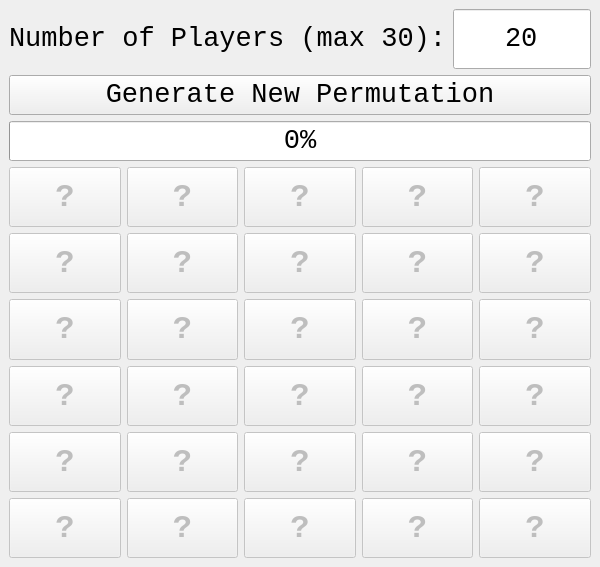
<?xml version="1.0" encoding="UTF-8"?>
<ui version="4.0">
 <class>MainWindow</class>
 <widget class="QMainWindow" name="MainWindow">
  <property name="geometry">
   <rect>
    <x>0</x>
    <y>0</y>
    <width>600</width>
    <height>567</height>
   </rect>
  </property>
  <property name="windowTitle">
   <string>Pick a Card</string>
  </property>
  <widget class="QWidget" name="centralwidget">
   <layout class="QGridLayout" name="gridLayout">
    <item row="0" column="0">
     <layout class="QVBoxLayout" name="verticalLayout">
      <item>
       <layout class="QHBoxLayout" name="horizontalLayout">
        <item>
         <widget class="QLabel" name="label">
          <property name="font">
           <font>
            <family>Consolas</family>
            <pointsize>20</pointsize>
           </font>
          </property>
          <property name="text">
           <string>Number of Players (max 30):</string>
          </property>
         </widget>
        </item>
        <item>
         <widget class="QLineEdit" name="lineEdit">
          <property name="sizePolicy">
           <sizepolicy hsizetype="Expanding" vsizetype="Minimum">
            <horstretch>0</horstretch>
            <verstretch>0</verstretch>
           </sizepolicy>
          </property>
          <property name="font">
           <font>
            <family>Consolas</family>
            <pointsize>20</pointsize>
           </font>
          </property>
          <property name="text">
           <string>20</string>
          </property>
          <property name="alignment">
           <set>Qt::AlignCenter</set>
          </property>
          <property name="placeholderText">
           <string/>
          </property>
         </widget>
        </item>
       </layout>
      </item>
      <item>
       <widget class="QPushButton" name="buttonGenerate">
        <property name="sizePolicy">
         <sizepolicy hsizetype="Minimum" vsizetype="Fixed">
          <horstretch>0</horstretch>
          <verstretch>0</verstretch>
         </sizepolicy>
        </property>
        <property name="font">
         <font>
          <family>Consolas</family>
          <pointsize>20</pointsize>
         </font>
        </property>
        <property name="text">
         <string>Generate New Permutation</string>
        </property>
        <property name="autoDefault">
         <bool>false</bool>
        </property>
        <property name="default">
         <bool>false</bool>
        </property>
        <property name="flat">
         <bool>false</bool>
        </property>
       </widget>
      </item>
      <item>
       <widget class="QProgressBar" name="progressBar">
        <property name="font">
         <font>
          <family>Consolas</family>
          <pointsize>20</pointsize>
         </font>
        </property>
        <property name="value">
         <number>0</number>
        </property>
       </widget>
      </item>
      <item>
       <layout class="QHBoxLayout" name="horizontalLayout_2">
        <item>
         <widget class="QPushButton" name="pushButton_1">
          <property name="enabled">
           <bool>false</bool>
          </property>
          <property name="sizePolicy">
           <sizepolicy hsizetype="Minimum" vsizetype="Minimum">
            <horstretch>0</horstretch>
            <verstretch>0</verstretch>
           </sizepolicy>
          </property>
          <property name="font">
           <font>
            <family>Consolas</family>
            <pointsize>24</pointsize>
            <weight>75</weight>
            <bold>true</bold>
           </font>
          </property>
          <property name="text">
           <string>?</string>
          </property>
         </widget>
        </item>
        <item>
         <widget class="QPushButton" name="pushButton_2">
          <property name="enabled">
           <bool>false</bool>
          </property>
          <property name="sizePolicy">
           <sizepolicy hsizetype="Minimum" vsizetype="Minimum">
            <horstretch>0</horstretch>
            <verstretch>0</verstretch>
           </sizepolicy>
          </property>
          <property name="font">
           <font>
            <family>Consolas</family>
            <pointsize>24</pointsize>
            <weight>75</weight>
            <bold>true</bold>
           </font>
          </property>
          <property name="text">
           <string>?</string>
          </property>
         </widget>
        </item>
        <item>
         <widget class="QPushButton" name="pushButton_3">
          <property name="enabled">
           <bool>false</bool>
          </property>
          <property name="sizePolicy">
           <sizepolicy hsizetype="Minimum" vsizetype="Minimum">
            <horstretch>0</horstretch>
            <verstretch>0</verstretch>
           </sizepolicy>
          </property>
          <property name="font">
           <font>
            <family>Consolas</family>
            <pointsize>24</pointsize>
            <weight>75</weight>
            <bold>true</bold>
           </font>
          </property>
          <property name="text">
           <string>?</string>
          </property>
         </widget>
        </item>
        <item>
         <widget class="QPushButton" name="pushButton_4">
          <property name="enabled">
           <bool>false</bool>
          </property>
          <property name="sizePolicy">
           <sizepolicy hsizetype="Minimum" vsizetype="Minimum">
            <horstretch>0</horstretch>
            <verstretch>0</verstretch>
           </sizepolicy>
          </property>
          <property name="font">
           <font>
            <family>Consolas</family>
            <pointsize>24</pointsize>
            <weight>75</weight>
            <bold>true</bold>
           </font>
          </property>
          <property name="text">
           <string>?</string>
          </property>
         </widget>
        </item>
        <item>
         <widget class="QPushButton" name="pushButton_5">
          <property name="enabled">
           <bool>false</bool>
          </property>
          <property name="sizePolicy">
           <sizepolicy hsizetype="Minimum" vsizetype="Minimum">
            <horstretch>0</horstretch>
            <verstretch>0</verstretch>
           </sizepolicy>
          </property>
          <property name="font">
           <font>
            <family>Consolas</family>
            <pointsize>24</pointsize>
            <weight>75</weight>
            <bold>true</bold>
           </font>
          </property>
          <property name="text">
           <string>?</string>
          </property>
         </widget>
        </item>
       </layout>
      </item>
      <item>
       <layout class="QHBoxLayout" name="horizontalLayout_3">
        <item>
         <widget class="QPushButton" name="pushButton_6">
          <property name="enabled">
           <bool>false</bool>
          </property>
          <property name="sizePolicy">
           <sizepolicy hsizetype="Minimum" vsizetype="Minimum">
            <horstretch>0</horstretch>
            <verstretch>0</verstretch>
           </sizepolicy>
          </property>
          <property name="font">
           <font>
            <family>Consolas</family>
            <pointsize>24</pointsize>
            <weight>75</weight>
            <bold>true</bold>
           </font>
          </property>
          <property name="text">
           <string>?</string>
          </property>
         </widget>
        </item>
        <item>
         <widget class="QPushButton" name="pushButton_7">
          <property name="enabled">
           <bool>false</bool>
          </property>
          <property name="sizePolicy">
           <sizepolicy hsizetype="Minimum" vsizetype="Minimum">
            <horstretch>0</horstretch>
            <verstretch>0</verstretch>
           </sizepolicy>
          </property>
          <property name="font">
           <font>
            <family>Consolas</family>
            <pointsize>24</pointsize>
            <weight>75</weight>
            <bold>true</bold>
           </font>
          </property>
          <property name="text">
           <string>?</string>
          </property>
         </widget>
        </item>
        <item>
         <widget class="QPushButton" name="pushButton_8">
          <property name="enabled">
           <bool>false</bool>
          </property>
          <property name="sizePolicy">
           <sizepolicy hsizetype="Minimum" vsizetype="Minimum">
            <horstretch>0</horstretch>
            <verstretch>0</verstretch>
           </sizepolicy>
          </property>
          <property name="font">
           <font>
            <family>Consolas</family>
            <pointsize>24</pointsize>
            <weight>75</weight>
            <bold>true</bold>
           </font>
          </property>
          <property name="text">
           <string>?</string>
          </property>
         </widget>
        </item>
        <item>
         <widget class="QPushButton" name="pushButton_9">
          <property name="enabled">
           <bool>false</bool>
          </property>
          <property name="sizePolicy">
           <sizepolicy hsizetype="Minimum" vsizetype="Minimum">
            <horstretch>0</horstretch>
            <verstretch>0</verstretch>
           </sizepolicy>
          </property>
          <property name="font">
           <font>
            <family>Consolas</family>
            <pointsize>24</pointsize>
            <weight>75</weight>
            <bold>true</bold>
           </font>
          </property>
          <property name="text">
           <string>?</string>
          </property>
         </widget>
        </item>
        <item>
         <widget class="QPushButton" name="pushButton_10">
          <property name="enabled">
           <bool>false</bool>
          </property>
          <property name="sizePolicy">
           <sizepolicy hsizetype="Minimum" vsizetype="Minimum">
            <horstretch>0</horstretch>
            <verstretch>0</verstretch>
           </sizepolicy>
          </property>
          <property name="font">
           <font>
            <family>Consolas</family>
            <pointsize>24</pointsize>
            <weight>75</weight>
            <bold>true</bold>
           </font>
          </property>
          <property name="text">
           <string>?</string>
          </property>
         </widget>
        </item>
       </layout>
      </item>
      <item>
       <layout class="QHBoxLayout" name="horizontalLayout_4">
        <item>
         <widget class="QPushButton" name="pushButton_11">
          <property name="enabled">
           <bool>false</bool>
          </property>
          <property name="sizePolicy">
           <sizepolicy hsizetype="Minimum" vsizetype="Minimum">
            <horstretch>0</horstretch>
            <verstretch>0</verstretch>
           </sizepolicy>
          </property>
          <property name="font">
           <font>
            <family>Consolas</family>
            <pointsize>24</pointsize>
            <weight>75</weight>
            <bold>true</bold>
           </font>
          </property>
          <property name="text">
           <string>?</string>
          </property>
         </widget>
        </item>
        <item>
         <widget class="QPushButton" name="pushButton_12">
          <property name="enabled">
           <bool>false</bool>
          </property>
          <property name="sizePolicy">
           <sizepolicy hsizetype="Minimum" vsizetype="Minimum">
            <horstretch>0</horstretch>
            <verstretch>0</verstretch>
           </sizepolicy>
          </property>
          <property name="font">
           <font>
            <family>Consolas</family>
            <pointsize>24</pointsize>
            <weight>75</weight>
            <bold>true</bold>
           </font>
          </property>
          <property name="text">
           <string>?</string>
          </property>
         </widget>
        </item>
        <item>
         <widget class="QPushButton" name="pushButton_13">
          <property name="enabled">
           <bool>false</bool>
          </property>
          <property name="sizePolicy">
           <sizepolicy hsizetype="Minimum" vsizetype="Minimum">
            <horstretch>0</horstretch>
            <verstretch>0</verstretch>
           </sizepolicy>
          </property>
          <property name="font">
           <font>
            <family>Consolas</family>
            <pointsize>24</pointsize>
            <weight>75</weight>
            <bold>true</bold>
           </font>
          </property>
          <property name="text">
           <string>?</string>
          </property>
         </widget>
        </item>
        <item>
         <widget class="QPushButton" name="pushButton_14">
          <property name="enabled">
           <bool>false</bool>
          </property>
          <property name="sizePolicy">
           <sizepolicy hsizetype="Minimum" vsizetype="Minimum">
            <horstretch>0</horstretch>
            <verstretch>0</verstretch>
           </sizepolicy>
          </property>
          <property name="font">
           <font>
            <family>Consolas</family>
            <pointsize>24</pointsize>
            <weight>75</weight>
            <bold>true</bold>
           </font>
          </property>
          <property name="text">
           <string>?</string>
          </property>
         </widget>
        </item>
        <item>
         <widget class="QPushButton" name="pushButton_15">
          <property name="enabled">
           <bool>false</bool>
          </property>
          <property name="sizePolicy">
           <sizepolicy hsizetype="Minimum" vsizetype="Minimum">
            <horstretch>0</horstretch>
            <verstretch>0</verstretch>
           </sizepolicy>
          </property>
          <property name="font">
           <font>
            <family>Consolas</family>
            <pointsize>24</pointsize>
            <weight>75</weight>
            <bold>true</bold>
           </font>
          </property>
          <property name="text">
           <string>?</string>
          </property>
         </widget>
        </item>
       </layout>
      </item>
      <item>
       <layout class="QHBoxLayout" name="horizontalLayout_5">
        <item>
         <widget class="QPushButton" name="pushButton_16">
          <property name="enabled">
           <bool>false</bool>
          </property>
          <property name="sizePolicy">
           <sizepolicy hsizetype="Minimum" vsizetype="Minimum">
            <horstretch>0</horstretch>
            <verstretch>0</verstretch>
           </sizepolicy>
          </property>
          <property name="font">
           <font>
            <family>Consolas</family>
            <pointsize>24</pointsize>
            <weight>75</weight>
            <bold>true</bold>
           </font>
          </property>
          <property name="text">
           <string>?</string>
          </property>
         </widget>
        </item>
        <item>
         <widget class="QPushButton" name="pushButton_17">
          <property name="enabled">
           <bool>false</bool>
          </property>
          <property name="sizePolicy">
           <sizepolicy hsizetype="Minimum" vsizetype="Minimum">
            <horstretch>0</horstretch>
            <verstretch>0</verstretch>
           </sizepolicy>
          </property>
          <property name="font">
           <font>
            <family>Consolas</family>
            <pointsize>24</pointsize>
            <weight>75</weight>
            <bold>true</bold>
           </font>
          </property>
          <property name="text">
           <string>?</string>
          </property>
         </widget>
        </item>
        <item>
         <widget class="QPushButton" name="pushButton_18">
          <property name="enabled">
           <bool>false</bool>
          </property>
          <property name="sizePolicy">
           <sizepolicy hsizetype="Minimum" vsizetype="Minimum">
            <horstretch>0</horstretch>
            <verstretch>0</verstretch>
           </sizepolicy>
          </property>
          <property name="font">
           <font>
            <family>Consolas</family>
            <pointsize>24</pointsize>
            <weight>75</weight>
            <bold>true</bold>
           </font>
          </property>
          <property name="text">
           <string>?</string>
          </property>
         </widget>
        </item>
        <item>
         <widget class="QPushButton" name="pushButton_19">
          <property name="enabled">
           <bool>false</bool>
          </property>
          <property name="sizePolicy">
           <sizepolicy hsizetype="Minimum" vsizetype="Minimum">
            <horstretch>0</horstretch>
            <verstretch>0</verstretch>
           </sizepolicy>
          </property>
          <property name="font">
           <font>
            <family>Consolas</family>
            <pointsize>24</pointsize>
            <weight>75</weight>
            <bold>true</bold>
           </font>
          </property>
          <property name="text">
           <string>?</string>
          </property>
         </widget>
        </item>
        <item>
         <widget class="QPushButton" name="pushButton_20">
          <property name="enabled">
           <bool>false</bool>
          </property>
          <property name="sizePolicy">
           <sizepolicy hsizetype="Minimum" vsizetype="Minimum">
            <horstretch>0</horstretch>
            <verstretch>0</verstretch>
           </sizepolicy>
          </property>
          <property name="font">
           <font>
            <family>Consolas</family>
            <pointsize>24</pointsize>
            <weight>75</weight>
            <bold>true</bold>
           </font>
          </property>
          <property name="text">
           <string>?</string>
          </property>
         </widget>
        </item>
       </layout>
      </item>
      <item>
       <layout class="QHBoxLayout" name="horizontalLayout_6">
        <item>
         <widget class="QPushButton" name="pushButton_21">
          <property name="enabled">
           <bool>false</bool>
          </property>
          <property name="sizePolicy">
           <sizepolicy hsizetype="Minimum" vsizetype="Minimum">
            <horstretch>0</horstretch>
            <verstretch>0</verstretch>
           </sizepolicy>
          </property>
          <property name="font">
           <font>
            <family>Consolas</family>
            <pointsize>24</pointsize>
            <weight>75</weight>
            <bold>true</bold>
           </font>
          </property>
          <property name="text">
           <string>?</string>
          </property>
         </widget>
        </item>
        <item>
         <widget class="QPushButton" name="pushButton_22">
          <property name="enabled">
           <bool>false</bool>
          </property>
          <property name="sizePolicy">
           <sizepolicy hsizetype="Minimum" vsizetype="Minimum">
            <horstretch>0</horstretch>
            <verstretch>0</verstretch>
           </sizepolicy>
          </property>
          <property name="font">
           <font>
            <family>Consolas</family>
            <pointsize>24</pointsize>
            <weight>75</weight>
            <bold>true</bold>
           </font>
          </property>
          <property name="text">
           <string>?</string>
          </property>
         </widget>
        </item>
        <item>
         <widget class="QPushButton" name="pushButton_23">
          <property name="enabled">
           <bool>false</bool>
          </property>
          <property name="sizePolicy">
           <sizepolicy hsizetype="Minimum" vsizetype="Minimum">
            <horstretch>0</horstretch>
            <verstretch>0</verstretch>
           </sizepolicy>
          </property>
          <property name="font">
           <font>
            <family>Consolas</family>
            <pointsize>24</pointsize>
            <weight>75</weight>
            <bold>true</bold>
           </font>
          </property>
          <property name="text">
           <string>?</string>
          </property>
         </widget>
        </item>
        <item>
         <widget class="QPushButton" name="pushButton_24">
          <property name="enabled">
           <bool>false</bool>
          </property>
          <property name="sizePolicy">
           <sizepolicy hsizetype="Minimum" vsizetype="Minimum">
            <horstretch>0</horstretch>
            <verstretch>0</verstretch>
           </sizepolicy>
          </property>
          <property name="font">
           <font>
            <family>Consolas</family>
            <pointsize>24</pointsize>
            <weight>75</weight>
            <bold>true</bold>
           </font>
          </property>
          <property name="text">
           <string>?</string>
          </property>
         </widget>
        </item>
        <item>
         <widget class="QPushButton" name="pushButton_25">
          <property name="enabled">
           <bool>false</bool>
          </property>
          <property name="sizePolicy">
           <sizepolicy hsizetype="Minimum" vsizetype="Minimum">
            <horstretch>0</horstretch>
            <verstretch>0</verstretch>
           </sizepolicy>
          </property>
          <property name="font">
           <font>
            <family>Consolas</family>
            <pointsize>24</pointsize>
            <weight>75</weight>
            <bold>true</bold>
           </font>
          </property>
          <property name="text">
           <string>?</string>
          </property>
         </widget>
        </item>
       </layout>
      </item>
      <item>
       <layout class="QHBoxLayout" name="horizontalLayout_7">
        <item>
         <widget class="QPushButton" name="pushButton_26">
          <property name="enabled">
           <bool>false</bool>
          </property>
          <property name="sizePolicy">
           <sizepolicy hsizetype="Minimum" vsizetype="Minimum">
            <horstretch>0</horstretch>
            <verstretch>0</verstretch>
           </sizepolicy>
          </property>
          <property name="font">
           <font>
            <family>Consolas</family>
            <pointsize>24</pointsize>
            <weight>75</weight>
            <bold>true</bold>
           </font>
          </property>
          <property name="text">
           <string>?</string>
          </property>
         </widget>
        </item>
        <item>
         <widget class="QPushButton" name="pushButton_27">
          <property name="enabled">
           <bool>false</bool>
          </property>
          <property name="sizePolicy">
           <sizepolicy hsizetype="Minimum" vsizetype="Minimum">
            <horstretch>0</horstretch>
            <verstretch>0</verstretch>
           </sizepolicy>
          </property>
          <property name="font">
           <font>
            <family>Consolas</family>
            <pointsize>24</pointsize>
            <weight>75</weight>
            <bold>true</bold>
           </font>
          </property>
          <property name="text">
           <string>?</string>
          </property>
         </widget>
        </item>
        <item>
         <widget class="QPushButton" name="pushButton_28">
          <property name="enabled">
           <bool>false</bool>
          </property>
          <property name="sizePolicy">
           <sizepolicy hsizetype="Minimum" vsizetype="Minimum">
            <horstretch>0</horstretch>
            <verstretch>0</verstretch>
           </sizepolicy>
          </property>
          <property name="font">
           <font>
            <family>Consolas</family>
            <pointsize>24</pointsize>
            <weight>75</weight>
            <bold>true</bold>
           </font>
          </property>
          <property name="text">
           <string>?</string>
          </property>
         </widget>
        </item>
        <item>
         <widget class="QPushButton" name="pushButton_29">
          <property name="enabled">
           <bool>false</bool>
          </property>
          <property name="sizePolicy">
           <sizepolicy hsizetype="Minimum" vsizetype="Minimum">
            <horstretch>0</horstretch>
            <verstretch>0</verstretch>
           </sizepolicy>
          </property>
          <property name="font">
           <font>
            <family>Consolas</family>
            <pointsize>24</pointsize>
            <weight>75</weight>
            <bold>true</bold>
           </font>
          </property>
          <property name="text">
           <string>?</string>
          </property>
         </widget>
        </item>
        <item>
         <widget class="QPushButton" name="pushButton_30">
          <property name="enabled">
           <bool>false</bool>
          </property>
          <property name="sizePolicy">
           <sizepolicy hsizetype="Minimum" vsizetype="Minimum">
            <horstretch>0</horstretch>
            <verstretch>0</verstretch>
           </sizepolicy>
          </property>
          <property name="font">
           <font>
            <family>Consolas</family>
            <pointsize>24</pointsize>
            <weight>75</weight>
            <bold>true</bold>
           </font>
          </property>
          <property name="text">
           <string>?</string>
          </property>
         </widget>
        </item>
       </layout>
      </item>
     </layout>
    </item>
   </layout>
  </widget>
 </widget>
 <resources/>
 <connections>
  <connection>
   <sender>lineEdit</sender>
   <signal>returnPressed()</signal>
   <receiver>buttonGenerate</receiver>
   <slot>click()</slot>
   <hints>
    <hint type="sourcelabel">
     <x>527</x>
     <y>34</y>
    </hint>
    <hint type="destinationlabel">
     <x>463</x>
     <y>94</y>
    </hint>
   </hints>
  </connection>
 </connections>
</ui>
